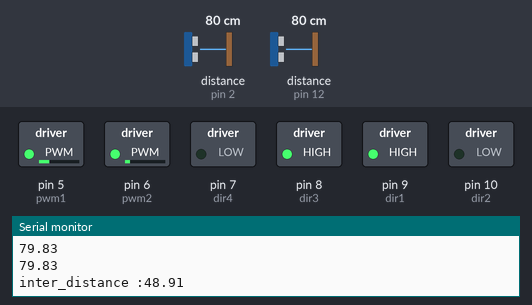
Bench run of a sketch on a simulated Arduino Uno, built with avr-gcc and run on an emulated ATmega328P. On the bench: switched loads named in the sketch (green lamp = pin HIGH), the last lines printed to the serial monitor. Wiring (inferred from the names in the program): 2 × ultrasonic range finder: trigger pin 3, echo pin 2 / trigger pin 13, echo pin 12. The inputs (shaded band) are chosen by the test bench; at power-on: distance to the obstacle (sensors on pin 2, pin 12) 80 cm. The echo pulse lasts 58.3 µs per cm; pins used as bus, display or sensor lines are not drawn.

Above: at 1.2 s.
1.3 s: distance to the obstacle (sensor on pin 2) set to 2 cm
At 2.4 s:
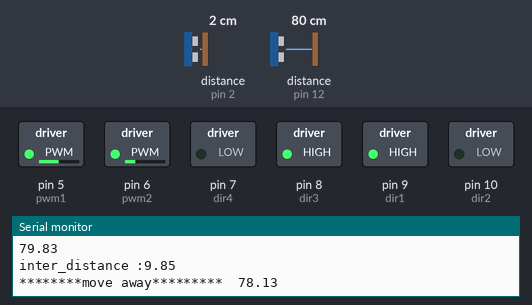
2.9 s: distance to the obstacle (sensor on pin 12) set to 2 cm
At 4.0 s:
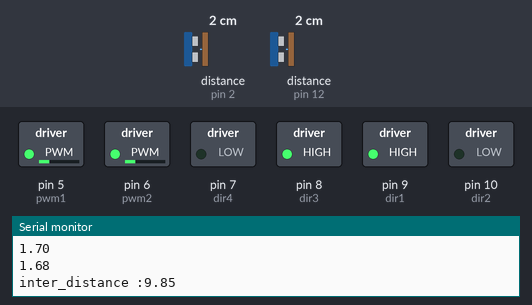
5.9 s: distance to the obstacle (sensor on pin 12) set to 4 cm
At 6.6 s:
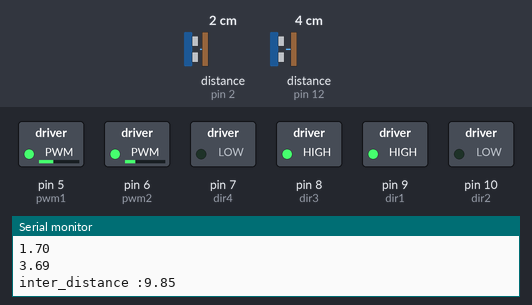
8.9 s: distance to the obstacle (sensor on pin 2) set to 4 cm
At 10.0 s:
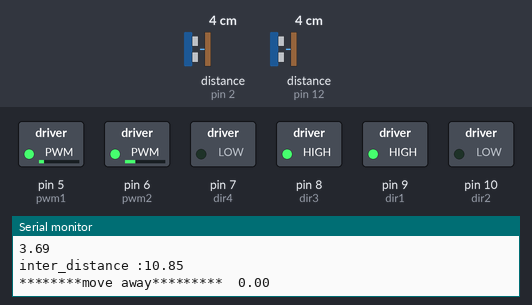
10.5 s: distance to the obstacle (sensor on pin 12) set to 9 cm
At 12.0 s:
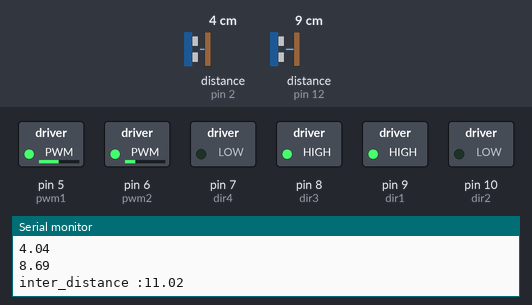
13.5 s: distance to the obstacle (sensor on pin 2) set to 9 cm
At 14.8 s:
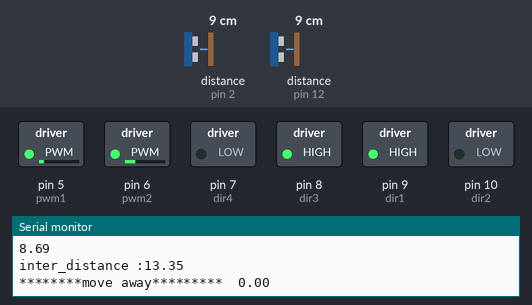
Timing chart, 0 to 16.5 s (numbered marks = the images above; inputs shaded):
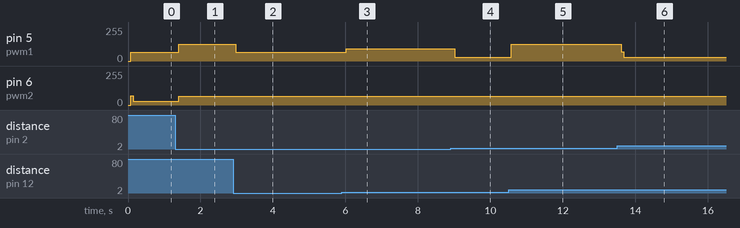

Measured:
- after the input at 1.3 s, pin 5 (pwm1): 65/255 → 125/255 after 0.10 s; pin 6 (pwm2): 30/255 → 65/255 after 0.10 s
- after the input at 2.9 s, pin 5 (pwm1): 125/255 → 65/255 after 0.08 s
- after the input at 5.9 s, pin 5 (pwm1): 65/255 → 91/255 after 0.12 s
- after the input at 8.9 s, pin 5 (pwm1): 91/255 → 30/255 after 0.11 s
- after the input at 10.5 s, pin 5 (pwm1): 30/255 → 125/255 after 0.07 s
- after the input at 13.5 s, pin 5 (pwm1): 125/255 → 69/255 after 0.11 s, → 30/255 0.07 s later

The sketch:

wall_pid_snapshot.ino
```cpp
//“If people aren't laughing at your dreams, your dreams aren't big enough.”

//“The fear of death follows from the fear of life. One who lives life fully is prepared to die at any time.” - Mark Twain

#define kp 13.5
#define ki 0.05
#define kd 0.00

#define dist_to_wall 18.0
#define error 2.5
#define pwm 65
#define weight 0.5

float inter_distance = dist_to_wall ;

#define pwm1 5
#define dir1 9                         //for Right Motor
#define dir2 10
#define pwm2 6
#define dir3 8                        //for Left Motor
#define dir4 7                                      //for motor driver with 2 dir pins

#define trigPin1 3
#define echoPin1 2
#define trigPin2 13
#define echoPin2 12

volatile float sensor_val[2];
float correction = 0;
volatile float angle[2] = {0,0};
float total_error = 0;
char direction;
float setPoint;

void setup(){

  Serial.begin(9600);

  pinMode(pwm1,OUTPUT);
  pinMode(dir1,OUTPUT);
  pinMode(dir2,OUTPUT);
  pinMode(pwm2,OUTPUT);
  pinMode(dir3,OUTPUT);
  pinMode(dir4,OUTPUT);                         //for motor driver with 2 dir pins

  pinMode(trigPin1,OUTPUT);
  pinMode(echoPin1,INPUT);
  pinMode(trigPin2,OUTPUT);
  pinMode(echoPin2,INPUT);

  Serial.print("Sensor1");
  Serial.print('\t');
  Serial.print("Sensor2");
  Serial.print('\t');
  Serial.print("*********Direction*********");
  Serial.print('\t');
  Serial.print("correction");
  Serial.print('\t');
  Serial.print("correction");
  Serial.print('\t');
  Serial.println();

  digitalWrite(dir1,HIGH);
  digitalWrite(dir2,LOW);
  digitalWrite(dir3,HIGH);
  digitalWrite(dir4,LOW);
}

void loop()
{
    //check_vals();
    chutiyaap_dobara();
    angle[0] = angle[1];
    angle[1] = sensor_val[1] - sensor_val[0];

    if(sensor_val[1]!=4000 || sensor_val[0]!=4000){
      if(check_region(sensor_val[0], sensor_val[1]) == 0)
      {
        move('a');
      }
      if(check_region(sensor_val[0], sensor_val[1]) == 2)
      {
        if(angle[1] < -1.5)
          move('a');
        else move('c');
      }

      if(check_region(sensor_val[0], sensor_val[1]) == 1)
        if(angle[1] < -1.5)
          move('a');
        else move('f');

    Serial.print(angle[1]);
    Serial.println();
    }
}

void move(char dir)
{
  if(dir == 'f')
  {
    direction='f';
    Serial.print("********move forward*********");
    Serial.print('\t');
    if(check_region(sensor_val[0],sensor_val[0]) == 0)
      move('a');
    else if((check_region(sensor_val[0],sensor_val[0]) == 1) && (check_region(sensor_val[1],sensor_val[1]) == 1 ))
    {
      analogWrite(pwm1,pwm);
      analogWrite(pwm2,pwm);                                             //for motor driver with 2 dir pins
    }
    else move('c');
  }
  if(dir == 'c'){
      direction='c';
      Serial.print("********move close*********");
      Serial.print('\t');
      analogWrite(pwm2, pwm  + pid(sensor_val[0],sensor_val[1]));
      analogWrite(pwm1, pwm);
    }
  if(dir == 'a'){
      direction='a';
      Serial.print("********move away*********");
      Serial.print('\t');
      analogWrite(pwm2, pwm);
      analogWrite(pwm1, pwm + pid(sensor_val[0],sensor_val[1]));
    }
}

int pid(float val1,float val2)
{
  angle[0] = angle[1];
  angle[1] = sensor_val[1] - sensor_val[0];
  total_error += (angle[1] - angle[0]);
  if(angle[1] == 0)
    return (30-pwm);
  else
         correction = kp * angle[1] + ki * total_error + kd * (angle[1] - angle[0]);         //Serial.print("correction: ")
        if(correction > 60 || correction < -60) return 60;
        else{
            if(correction<0) return ((int) (-1*correction));
        else return ((int) (correction));
        Serial.print(ki*total_error);
        Serial.print('\t');
  }
}

float read_sensor1(){
float ct, dist ;
digitalWrite(trigPin1,HIGH);
delayMicroseconds(10);
digitalWrite(trigPin1,LOW);
ct=pulseIn(echoPin1,HIGH);
  dist=ct/58.2;
  if (dist==0.0||dist>=300.0){
    dist=4000.0;
  }
  Serial.println(dist);
  return dist;
}


float read_sensor2(){
float ct, dist ;
digitalWrite(trigPin2,HIGH);
delayMicroseconds(10);
digitalWrite(trigPin2,LOW);
ct=pulseIn(echoPin2,HIGH);
  dist=ct/58.2;
  if (dist==0.0||dist>=300.0){
    dist=4000.0;
  }
  Serial.println(dist);
  return dist ;
}

int check_region(float val1, float val2){
  int dist = chutiyaap(val1 , val2);
  if(dist < inter_distance - error)
    return 0;
  if(dist > inter_distance + error)
    return 2;
  else return 1;
}

float chutiyaap(float val1, float val2){
    if(min(val1, val2) < max(val1 , val2) * 0.5 )
      return min(val1 , val2);
    return (val1 + val2)/2;
  }

void chutiyaap_dobara(){
    sensor_val[0] = read_sensor1();
    sensor_val[1] = read_sensor2();
    inter_distance = weight * chutiyaap(sensor_val[0],sensor_val[1]) + (1-weight) * dist_to_wall;
    Serial.print("inter_distance :");
    Serial.println(inter_distance);
}

/*void check_vals(){
  sensor_val[0] = read_sensor1();
  sensor_val[1] = read_sensor2();
  angle[0] = angle[1];
  angle[1] = sensor_val[1] - sensor_val[0];
  if(angle[1] - angle[0] > 10)
    check_vals();

  }*/
```
